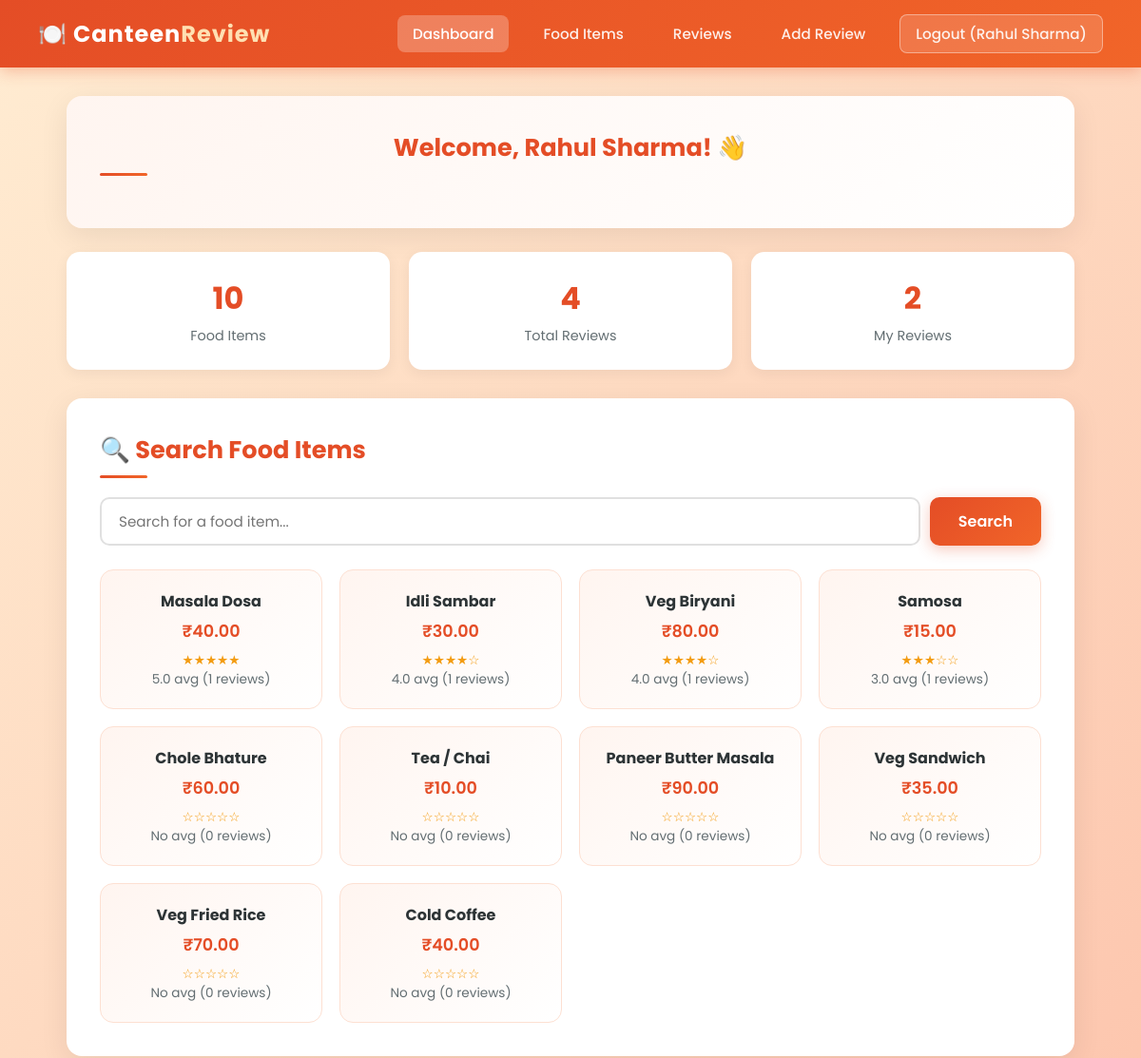
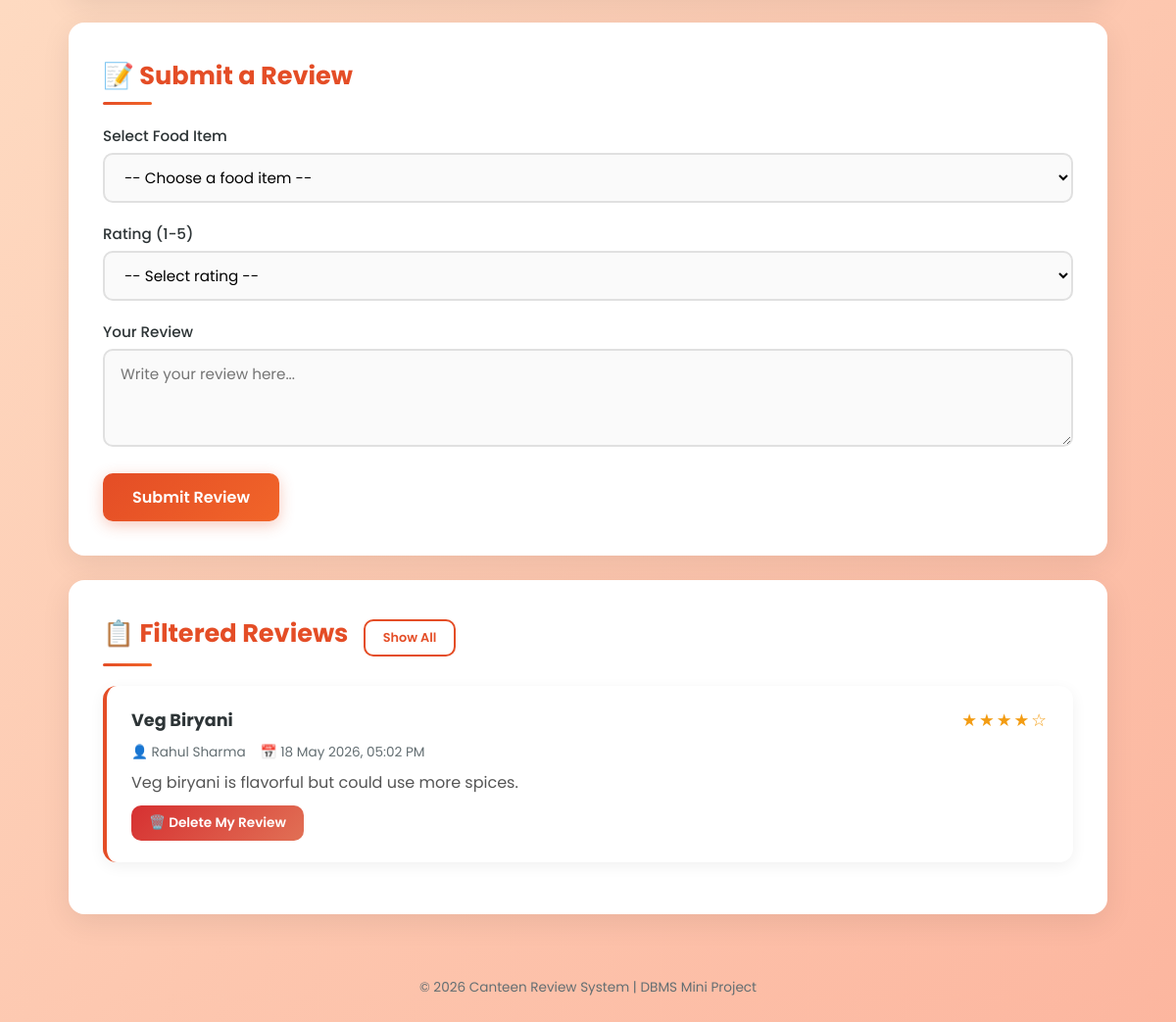
The app's page /api/dashboard.php?food_id=3 (signed in) with its own data (2 pictures, top to bottom).
### tables this page shows
CREATE TABLE IF NOT EXISTS food_items (
    food_id INT PRIMARY KEY AUTO_INCREMENT,
    food_name VARCHAR(100) NOT NULL,
    price DECIMAL(10,2) NOT NULL
);

CREATE TABLE IF NOT EXISTS reviews (
    review_id INT PRIMARY KEY AUTO_INCREMENT,
    student_id INT NOT NULL,
    food_id INT NOT NULL,
    rating INT NOT NULL CHECK (rating >= 1 AND rating <= 5),
    review_text TEXT NOT NULL,
    created_at TIMESTAMP DEFAULT CURRENT_TIMESTAMP,
    FOREIGN KEY (student_id) REFERENCES students(student_id) ON DELETE CASCADE,
    FOREIGN KEY (food_id) REFERENCES food_items(food_id) ON DELETE CASCADE
);

CREATE TABLE IF NOT EXISTS students (
    student_id INT PRIMARY KEY AUTO_INCREMENT,
    name VARCHAR(100) NOT NULL,
    email VARCHAR(100) NOT NULL UNIQUE,
    password VARCHAR(255) NOT NULL,
    created_at TIMESTAMP DEFAULT CURRENT_TIMESTAMP
);

### api/dashboard.php (the view, shortened to what this page needs)
<?php
require_once 'db_connect.php';
$student_name = $_SESSION['student_name'];
$student_id = $_SESSION['student_id'];
$search = trim($_GET['search'] ?? '');
$food_query = "SELECT f.food_id, f.food_name, f.price,
               ROUND(AVG(r.rating), 1) as avg_rating,
               COUNT(r.review_id) as review_count
               FROM food_items f
               LEFT JOIN reviews r ON f.food_id = r.food_id";
$food_query .= " GROUP BY f.food_id ORDER BY avg_rating DESC";
$food_result = mysqli_query($conn, $food_query);
$food_filter = intval($_GET['food_id'] ?? 0);
$review_query = "SELECT r.*, s.name as student_name, f.food_name
                 FROM reviews r
                 JOIN students s ON r.student_id = s.student_id
                 JOIN food_items f ON r.food_id = f.food_id";
if ($food_filter > 0) {
    $review_query .= " WHERE r.food_id = $food_filter";
}
$review_query .= " ORDER BY r.created_at DESC";
$review_result = mysqli_query($conn, $review_query);
$total_reviews = mysqli_fetch_assoc(mysqli_query($conn, "SELECT COUNT(*) as c FROM reviews"))['c'];
$total_foods = mysqli_fetch_assoc(mysqli_query($conn, "SELECT COUNT(*) as c FROM food_items"))['c'];
$my_reviews = mysqli_fetch_assoc(mysqli_query($conn, "SELECT COUNT(*) as c FROM reviews WHERE student_id = $student_id"))['c'];
function render_stars($rating) {
    $stars = '';
    for ($i = 1; $i <= 5; $i++) {
        $stars .= ($i <= $rating) ? '★' : '☆';
    }
    return $stars;
}
?>
<!DOCTYPE html>
<html lang="en">
<head>
    <link rel="stylesheet" href="style.css">
</head>
<body>
    <nav class="navbar">
        <div class="logo">🍽️ Canteen<span>Review</span></div>
        <div class="nav-links">
            <a href="dashboard.php" class="active">Dashboard</a>
            <a href="#food-section">Food Items</a>
            <a href="#review-section">Reviews</a>
            <a href="#submit-section">Add Review</a>
            <a href="logout.php" class="btn-logout">Logout (<?php echo htmlspecialchars($student_name); ?>)</a>
        </div>
    </nav>
    <div class="container">
        <div class="card" style="text-align:center; background: linear-gradient(135deg, #fff5f0, #fff);">
            <h2 style="text-align:center;">Welcome, <?php echo htmlspecialchars($student_name); ?>! 👋</h2>
        </div>
        <div class="stats-grid">
            <div class="stat-card">
                <div class="stat-number"><?php echo $total_foods; ?></div>
                <div class="stat-label">Food Items</div>
            </div>
            <div class="stat-card">
                <div class="stat-number"><?php echo $total_reviews; ?></div>
                <div class="stat-label">Total Reviews</div>
            </div>
            <div class="stat-card">
                <div class="stat-number"><?php echo $my_reviews; ?></div>
                <div class="stat-label">My Reviews</div>
            </div>
        </div>
        <div class="card" id="food-section">
            <h2>🔍 Search Food Items</h2>
            <form method="GET" action="dashboard.php" class="search-bar">
                <input type="text" name="search" placeholder="Search for a food item..."
                       value="<?php echo htmlspecialchars($search); ?>">
                <button type="submit" class="btn btn-primary">Search</button>
            </form>
            <div class="food-grid">
                <?php if (mysqli_num_rows($food_result) > 0): ?>
                    <?php while ($food = mysqli_fetch_assoc($food_result)): ?>
                        <a href="dashboard.php?food_id=<?php echo $food['food_id']; ?>#review-section" style="text-decoration:none;">
                            <div class="food-card">
                                <h4><?php echo htmlspecialchars($food['food_name']); ?></h4>
                                <div class="price">₹<?php echo number_format($food['price'], 2); ?></div>
                                <div class="avg-rating">
                                    <span><?php echo $food['avg_rating'] ? render_stars(round($food['avg_rating'])) : '☆☆☆☆☆'; ?></span>
                                    <br><?php echo $food['avg_rating'] ?? 'No'; ?> avg
                                    (<?php echo $food['review_count']; ?> reviews)
                                </div>
                            </div>
                        </a>
                    <?php endwhile; ?>
                <?php else: ?>
                    <p style="grid-column: 1/-1; text-align:center; color:#636e72;">No food items found.</p>
                <?php endif; ?>
            </div>
        </div>
        <div class="card" id="submit-section">
            <h2>📝 Submit a Review</h2>
            <form method="POST" action="dashboard.php">
                <div class="form-group">
                    <label for="food_id">Select Food Item</label>
                    <select id="food_id" name="food_id" required>
                        <option value="">-- Choose a food item --</option>
                    </select>
                </div>
                <div class="form-group">
                    <label for="rating">Rating (1-5)</label>
                    <select id="rating" name="rating" required>
                        <option value="">-- Select rating --</option>
                    </select>
                </div>
                <div class="form-group">
                    <label for="review_text">Your Review</label>
                    <textarea id="review_text" name="review_text" placeholder="Write your review here..." required></textarea>
                </div>
                <button type="submit" name="submit_review" class="btn btn-primary">Submit Review</button>
            </form>
        </div>
        <div class="card" id="review-section">
            <h2>📋 <?php echo $food_filter ? 'Filtered' : 'All'; ?> Reviews
                <?php if ($food_filter): ?>
                    <a href="dashboard.php#review-section" class="btn btn-secondary btn-sm" style="font-size:0.8rem; margin-left:10px;">Show All</a>
                <?php endif; ?>
            </h2>
            <?php if (mysqli_num_rows($review_result) > 0): ?>
                <?php while ($rev = mysqli_fetch_assoc($review_result)): ?>
                    <div class="review-card">
                        <div class="review-header">
                            <h3><?php echo htmlspecialchars($rev['food_name']); ?></h3>
                            <div class="review-stars"><?php echo render_stars($rev['rating']); ?></div>
                        </div>
                        <div class="review-meta">
                            <span>👤 <?php echo htmlspecialchars($rev['student_name']); ?></span>
                            <span>📅 <?php echo date('d M Y, h:i A', strtotime($rev['created_at'])); ?></span>
                        </div>
                        <p class="review-text"><?php echo htmlspecialchars($rev['review_text']); ?></p>
                        <?php if ($rev['student_id'] == $student_id): ?>
                            <div style="margin-top:10px;">
                                <a href="dashboard.php?delete_review=<?php echo $rev['review_id']; ?>"
                                   class="btn btn-danger btn-sm"
                                   onclick="return confirm('Are you sure you want to delete this review?');">
                                    🗑️ Delete My Review
                                </a>
                            </div>
                        <?php endif; ?>
                    </div>
                <?php endwhile; ?>
            <?php else: ?>
                <p style="text-align:center; color:#636e72; padding:20px;">No reviews yet. Be the first to review!</p>
            <?php endif; ?>
        </div>
    </div>
    <div class="footer">
        <p>&copy; 2026 Canteen Review System | DBMS Mini Project</p>
    </div>
</body>
</html>

### records on screen
food_items: food_name "Masala Dosa", price "40.00", avg_rating "★★★★★", avg_rating "5.0", review_count "1"
food_items: food_name "Idli Sambar", price "30.00", avg_rating "★★★★☆", avg_rating "4.0", review_count "1"
food_items: food_name "Veg Biryani", price "80.00", avg_rating "★★★★☆", avg_rating "4.0", review_count "1"
food_items: food_name "Samosa", price "15.00", avg_rating "★★★☆☆", avg_rating "3.0", review_count "1"
food_items: food_name "Chole Bhature", price "60.00", avg_rating "No", review_count "0"
food_items: food_name "Tea / Chai", price "10.00", avg_rating "No", review_count "0"
food_items: food_name "Paneer Butter Masala", price "90.00", avg_rating "No", review_count "0"
food_items: food_name "Veg Sandwich", price "35.00", avg_rating "No", review_count "0"
food_items: food_name "Veg Fried Rice", price "70.00", avg_rating "No", review_count "0"
food_items: food_name "Cold Coffee", price "40.00", avg_rating "No", review_count "0"
reviews: food.food_name "Veg Biryani", rating "★★★★☆", student.name "Rahul Sharma", created_at "18 May 2026, 05:02 PM", review_text "Veg biryani is flavorful but could use more spices."

### other values on screen
$student_name "Rahul Sharma"
$total_foods "10"
$total_reviews "4"
$my_reviews "2"
